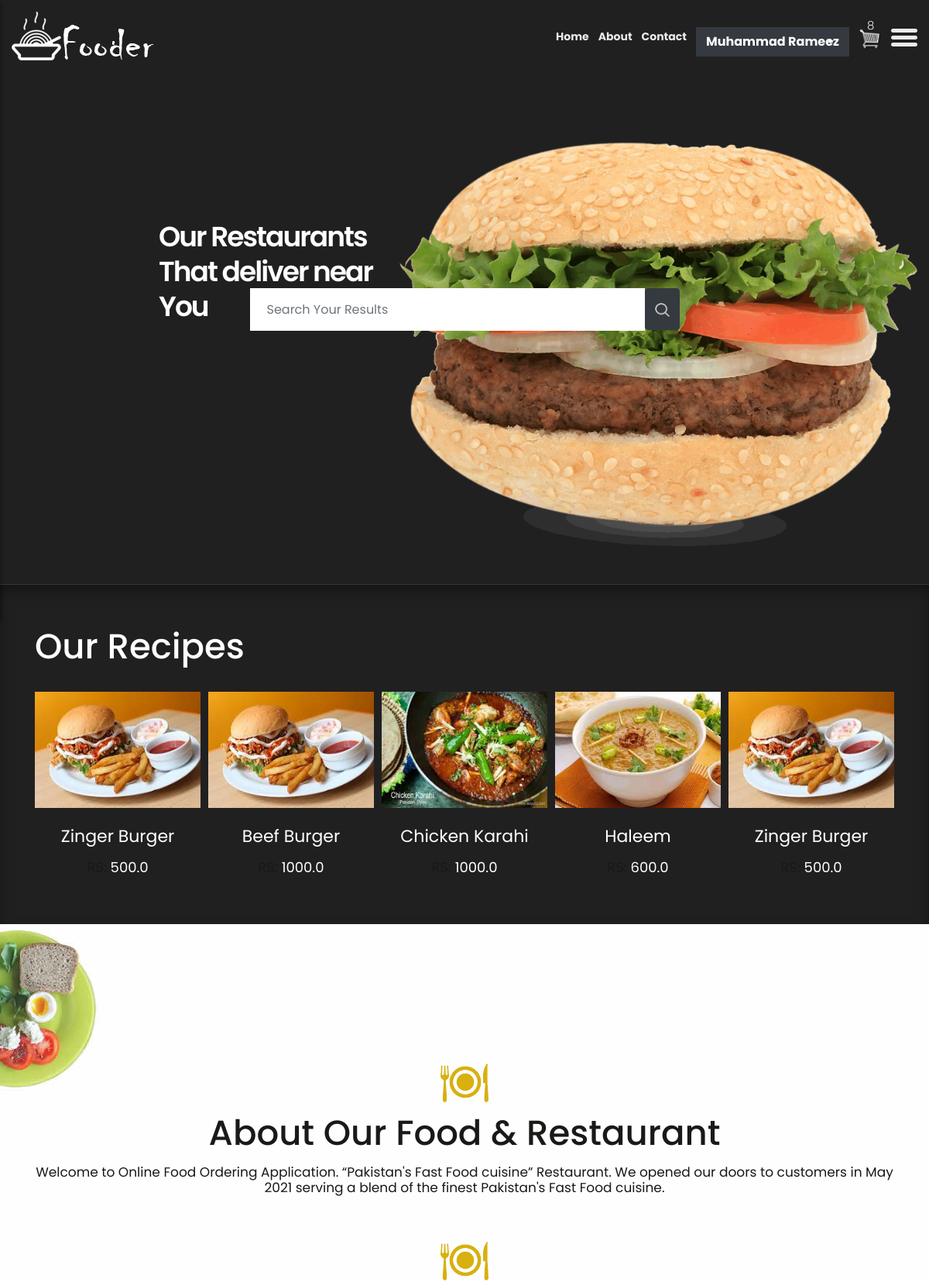
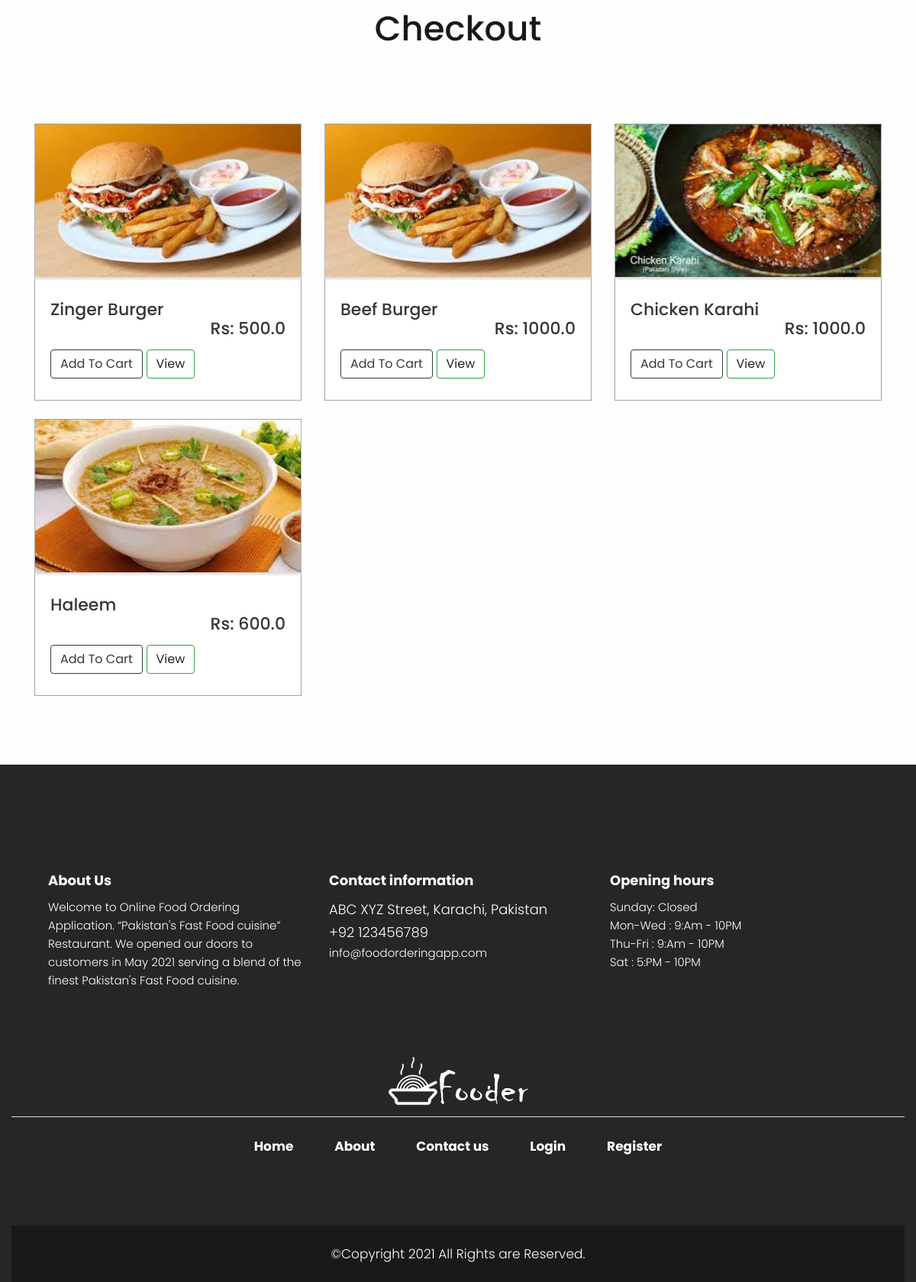
The app's page / (signed in) with its own data (2 pictures, top to bottom).
### store/models.py (models this page shows, shortened)
class Product(models.Model):
	name = models.CharField(max_length=200)
	price = models.FloatField()
	image = models.ImageField(null=True, blank=True)
	@property
	def imageURL(self):
		try:
			url = self.image.url
		except:
			url = ''
		return url

### store/views.py (the view, shortened to what this page needs)
# urls.py: path('', include('store.urls')),
def store(request):
	if request.user.is_authenticated:
		user=User.objects.get(id=request.user.id)
		if not Customer.objects.filter(user=user):
			Customer.objects.create(user=user)
		data = cartData(request)
		cartItems = data['cartItems']
		order = data['order']
		items = data['items']
		products = Product.objects.all()
		context = {'products':products, 'cartItems':cartItems}
		return render(request, 'store/store.html', context)

### store/models.py (called while the page is built)
	@property
	def get_cart_items(self):
		orderitems = self.orderitem_set.all()
		total = sum([item.quantity for item in orderitems])
		return total

### store/utils.py (called while the page is built)
def cartData(request):
	if request.user.is_authenticated:
		customer = request.user.customer
		order, created = Order.objects.get_or_create(customer=customer, complete=False)
		items = order.orderitem_set.all()
		cartItems = order.get_cart_items
	else:
		cookieData = cookieCart(request)
		cartItems = cookieData['cartItems']
		order = cookieData['order']
		items = cookieData['items']
	return {'cartItems':cartItems ,'order':order, 'items':items}

### store/templates/store/store.html (shortened to what this page needs)
{% extends 'store/main.html' %}
{% load static %}
{% block content %}
    <div class="slider_section">
        <div class="container">
            <div class="row">
                <div class="col-md-12">
                    <div class="full">
                        <div id="main_slider" class="carousel vert slide" data-ride="carousel" data-interval="5000">
                            <div class="carousel-inner">
                                <div class="carousel-item active">
                                    <div class="row">
                                        <div class="col-md-5">
                                            <div class="slider_cont">
                                                <h3>Our Restaurants<br>That deliver near You</h3>
                                            </div>
                                        </div>
                                        <div class="col-md-7">
                                            <div class="slider_image full text_align_center">
                                                <img class="img-responsive" src="{% static 'images1/burger_slide.png' %}" alt="#" />
                                            </div>
                                        </div>
                                          <div class="container-fluid d-none d-md-block" style="position:absolute;top:35%;left:25%;z-index:200;width:50%;">
                                              <form class="d-flex" style="height:80px;" action="{% url 'search' %}" method="get">
                                              <input class="form-control"  type="search" placeholder="Search Your Results" aria-label="Search" name="query" id="query">
                                              <button class="btn btn-dark" type="submit" style="height:54px;"><img src="{% static 'images1/search_icon.png' %}" alt="#"></button>
                                              </form>
                                          </div>
                                    </div>
                                </div>
                            </div>
                        </div>
                    </div>
                </div>
            </div>
        </div>
    </div>
    <section class="resip_section">
        <div class="container">
            <div class="row">
         <div class="col-md-12">
       <div class="ourheading">
    <h2>Our Recipes</h2>
  </div>
</div>
<div class="container">
    <div class="row">
        <div class="col-md-12">
            <div class="owl-carousel owl-theme">
{% for product in products %}
                <div class="item">
                    <div class="product_blog_img">
                        <img style="width:100%;height:150px;" src="{{product.imageURL}}" alt="#" />
                    </div>
                    <div class="product_blog_cont">
                        <h3>{{product.name}}</h3>
                        <h4><span class="theme_color">RS: </span>{{product.price}}</h4>
                    </div>
                </div>
{% endfor %}
            </div>
        </div>
    </div>
</div>
</div>
</div>
</section>
<div class="bg_bg">
<div class="blog">
  <div class="container">
    <div class="row">
      <div class="col-md-12">
        <div class="title">
          <i><img src="{% static 'images1/title.png' %}" alt="#"/></i>
              <h2>About Our Food & Restaurant</h2>
            <span>
            Welcome to Online Food Ordering Application. “Pakistan's Fast Food cuisine” Restaurant. We opened our doors to customers in May 2021 serving a blend of the finest Pakistan's Fast Food cuisine.
            </span>
        </div>
      </div>
      <div class="col-md-12">
        <div class="title">
          <i><img src="{% static 'images1/title.png' %}" alt="#"/></i>
          <h2>Checkout</h2>
        </div>
      </div>
    </div>
    <div class="row">
	{% for product in products %}
      <div class="col-xl-4 col-lg-4 col-md-4 col-sm-12 mar_bottom mt-4">
        <div class="blog_box">
          <div class="blog_img_box">
            <img src="{{product.imageURL}}" style="width:100%;height:200px;" alt="#"/>
          </div>
          <h3>
            <div class="row">
                <div class="col-12">
                {{product.name}}
                </div>
                <div class="col-12">
                <span style="float:right;">Rs: {{product.price}}</span>
				</div>
            </div>
          </h3>
          <p>
            <button type="button" data-product="{{product.id}}" data-action="add" class="btn btn-outline-dark add-btn update-cart">Add To Cart</button>
            <button type="button" class="btn btn-outline-success"><a href="{% url 'viewdetail' product.id %}">View</a></button>
          </p>
        </div>
      </div>
		{% endfor %}
  </div>
</div>
</div>
{% endblock content %}

### store/templates/store/main.html (shortened to what this page needs)
<!DOCTYPE html>
{% load static %}
<html lang="en">
<head>
    <link rel="stylesheet" href="{% static 'css1/bootstrap.min.css' %}">
    <link rel="stylesheet" href="{% static 'css1/owl.carousel.min.css' %}">
    <link rel="stylesheet" href="{% static 'css1/style1.css' %}">
    <link rel="stylesheet" href="{% static 'css1/responsive.css' %}">
    <link rel="stylesheet" href="https://cdnjs.cloudflare.com/ajax/libs/font-awesome/4.7.0/css/font-awesome.min.css">
</head>
<body class="main-layout">
    <div class="wrapper">
    <div id="content">
    <header>
        <div class="container-fluid">
            <div class="row">
                <div class="col-md-3">
                    <div class="full">
                        <a class="logo" href="{% url 'store' %}"><img src="{% static 'images1/logo1.png' %}" alt="#" /></a>
                    </div>
                </div>
                <div class="col-md-9">
                    <div class="full">
                        <div class="right_header_info">
                            <ul>
                                <li class="dinone d-none d-md-none d-lg-block"><a style="font-weight:bold;" href="{% url 'store' %}">Home</a></li>
                                <li class="dinone d-none d-md-none d-lg-block"><a style="font-weight:bold;" href="{% url 'aboutus' %}">About</a></li>
                                <li class="dinone d-none d-md-none d-lg-block"><a style="font-weight:bold;" href="{% url 'contactus' %}">Contact</a></li>
                                <li class="button_user">
                  {% if user.is_authenticated %}
                        <div class="dropdown bg-dark">
                            <button class="btn btn-dark dropdown-toggle" type="button" id="dropdownMenuButton" data-toggle="dropdown" aria-haspopup="true" aria-expanded="false">
                                <b>{{request.user.first_name}} {{request.user.last_name}}</b>
                            </button>
                        </div>
	              {% else %}
						 <a class="button" href="{% url 'handlelogin' %}">Login</a>
						 <a class="button" href="{% url 'handlesignup' %}">Register</a>
	              {% endif %}
								</li>
								<li>
									<a href="{% url 'cart' %}">
										<p id="cart-total" style="position:absolute;top:6px;"><span style="margin-left:11px;">{{cartItems}}</span></p>
										<img style="width:30px;" id="cart-icon" src="{% static 'images/cart.png' %}">
									</a>
								</li>
								<li>
                                    <button type="button" id="sidebarCollapse">
                                        <img src="{% static 'images1/menu_icon.png' %}" alt="#">
                                    </button>
                                </li>
                            </ul>
                        </div>
                    </div>
                </div>
            </div>
        </div>
    </header>
            {% block content %}
            {% endblock content %}
    <footer style="color:white">
        <div class="footer">
            <div class="container-fluid">
                <div class="row">
                <div class="row m-5">
                            <div class="col-lg-4 col-md-6">
                                <h3 style="color:white;font-weight:bold;">About Us</h3>
                                <p>Welcome to Online Food Ordering Application. “Pakistan's Fast Food cuisine” Restaurant. We opened our doors to customers in May 2021 serving a blend of the finest Pakistan's Fast Food cuisine.</p>
                            </div>
                            <div class="col-lg-4 col-md-6">
                                <h3 style="color:white;font-weight:bold;">Contact information</h3>
                                <p class="lead" style="color:white">ABC XYZ Street, Karachi, Pakistan</p>
                                <p class="lead" style="color:white"><a href="#" style="color:white">+92 123456789</a></p>
                                <p><a href="#" style="color:white"> info@foodorderingapp.com</a></p>
                            </div>
                            <div class="col-lg-4 col-md-6">
                                <h3 style="color:white;font-weight:bold;">Opening hours</h3>
                                <p><span class="text-color">Sunday: </span>Closed</p>
                                <p><span class="text-color">Mon-Wed :</span> 9:Am - 10PM</p>
                                <p><span class="text-color">Thu-Fri :</span> 9:Am - 10PM</p>
                                <p><span class="text-color">Sat :</span> 5:PM - 10PM</p>
                            </div>
                        </div>
                    <div class="col-md-12">
                        <div class="footer_logo">
                          <a href="{% url 'store' %}"><img src="{% static 'images1/logo1.png' %}" alt="logo" /></a>
                        </div>
                    </div>
                    <div class="col-md-12">
                        <ul class="lik">
                            <li> <a style="color:white;font-weight:bold;" href="{% url 'store' %}">Home</a></li>
                            <li> <a style="color:white;font-weight:bold;" href="{% url 'aboutus' %}">About</a></li>
                            <li> <a style="color:white;font-weight:bold;" href="{% url 'contactus' %}">Contact us</a></li>
                            <li> <a style="color:white;font-weight:bold;" href="{% url 'handlelogin' %}">Login</a></li>
                            <li> <a style="color:white;font-weight:bold;" href="{% url 'handlesignup' %}">Register</a></li>
                        </ul>
                    </div>
            </div>
            <div class="copyright" style="background:#191918;">
                <div class="container">
                    <p style="color:white;">©Copyright 2021 All Rights are Reserved.</p>
                </div>
            </div>
        </div>
    </footer>
    </div>
    </div>
</body>
</html>

### static/css1/responsive.css (style rules this page uses)
@media (min-width: 1200px) and (max-width: 1500px) { .right_header_info ul li { font-size: 14px; margin-left: 12px; } }
@media (min-width: 1200px) and (max-width: 1500px) { .slider_cont h3 { font-size: 36px; line-height: 45px; } }
@media (min-width: 1200px) and (max-width: 1500px) { .slider_section { min-height: auto; } }

### records on screen
Product: imageURL (picture), name "Zinger Burger", price "500.0"
Product: imageURL (picture), name "Beef Burger", price "1000.0"
Product: imageURL (picture), name "Chicken Karahi", price "1000.0"
Product: imageURL (picture), name "Haleem", price "600.0"

### other values on screen
{{ request.user.first_name }} "Muhammad"
{{ request.user.last_name }} "Rameez"
{{ cartItems }} "8"
